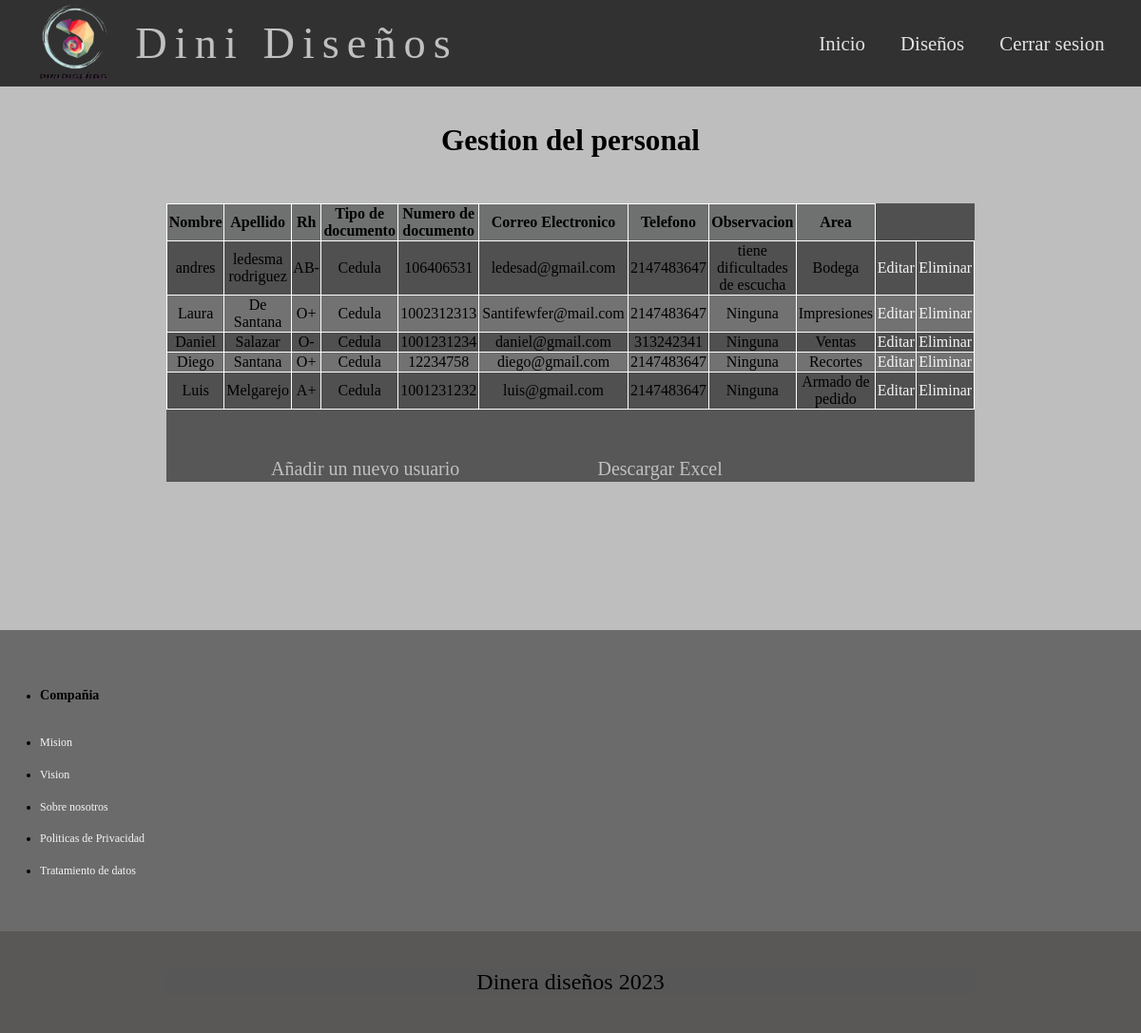
Screenshot of /Dinidiseños/administrador/cruds/crud_gestion_personal/index_gestionP.php with the database file from the repository.
### tables this page shows
CREATE TABLE `users` (
  `id` int(11) NOT NULL,
  `nombre` varchar(100) NOT NULL,
  `apellido` varchar(50) NOT NULL,
  `rh` varchar(500) NOT NULL,
  `tipodocumento` varchar(30) NOT NULL,
  `numerodocumento` int(13) NOT NULL,
  `correo` varchar(50) NOT NULL,
  `telefono` int(13) NOT NULL,
  `observacion` varchar(500) NOT NULL,
  `area` varchar(500) NOT NULL
);

### Dinidiseños/administrador/cruds/crud_gestion_personal/index_gestionP.php (the view, shortened to what this page needs)
<?php
require_once("../../dbConnection.php");
$result = mysqli_query($mysqli, "SELECT * FROM users ORDER BY id DESC");
?>
<html>
<head>
	<link rel="stylesheet" type="text/css" href="../../../css/gestion_personal.css">
</head>
<body>
<header class="header">
<div class="nav-container" class=container>
    <img src="../../../imagenes/Logo-651.png" class="logo">
<a href="#" class="titulo">Dini Diseños</a>
    <nav class="navigation">
        <ul>
            <li><a href="../../../inicio.html">Inicio</a> </li>
            <li><a href="#">Diseños</a> </li>
            <li><a href="../php/cerrar_sesion.php">Cerrar sesion</a></li>
        </ul>
    </nav>
</div>
</header>
<br>
<br>
<br>
<br>
<main>
	<h2>Gestion del personal</h2>
	<br>
	<div class="container">
	<table class="tabla">
		<tr>
			<thead>
			<td><strong>Nombre</strong></td>
			<td><strong>Apellido</strong></td>
      <td><strong>Rh</strong></td>
			<td><strong>Tipo de documento</strong></td>
			<td><strong>Numero de documento</strong></td>
			<td><strong>Correo Electronico</strong></td>
			<td><strong>Telefono</strong></td>
      <td><strong>Observacion</strong></td>
      <td><strong>Area</strong></td>
</thead>
		</tr>
</div>
		<?php
		while ($res = mysqli_fetch_assoc($result)) {
			echo "<tr>";
			echo "<td>".$res['nombre']."</td>";
			echo "<td>".$res['apellido']."</td>";
      echo "<td>".$res['rh']."</td>";
			echo "<td>".$res['tipodocumento']."</td>";
			echo "<td>".$res['numerodocumento']."</td>";
			echo "<td>".$res['correo']."</td>";
			echo "<td>".$res['telefono']."</td>";
      echo "<td>".$res['observacion']."</td>";
      echo "<td>".$res['area']."</td>";
			echo "<td><a href=\"editView.php?id=$res[id]\">Editar</a></td>";
			echo "<td><a href=\"delete.php?id=$res[id]\" onClick=\"return confirm('¿Estas seguro que deseas elminar el usuario?')\">Eliminar</a></td>";
		}
		?>
  <br>
  <div class="excel">
  <ul>
  <li><a href="addView.php">Añadir un nuevo usuario</a></li>
  <li><a href="generarExcel.php" class="btn-small blue">Descargar Excel</a></li>
	</div>
	</main>
<br>
<br>
<br>
<br>
<br>
<section class="links">
        <div class="links-inner">
          <ul>
            <li><h3>Compañia</h3></li>
            <li><a href="#">Mision</a></li>
            <li><a href="#">Vision</a></li>
            <li><a href="#">Sobre nosotros</a></li>
            <li><a href="#">Politicas de Privacidad</a></li>
            <li><a href="#">Tratamiento de datos</a></li>
          </ul>
        </div>
      </section>
      <footer class="footer">
          <div class="container">
              <p>Dinera diseños 2023</p>
          </div>
      </footer>
</body>
</html>

### Dinidiseños/css/gestion_personal.css (style rules this page uses)
body { font-family: georgia, times, serif; margin: 0%; font-size: 1.3rem; line-height: 1.3em; background-color: #bebebe; }
.navigation ul { margin: 0%; padding: 0%; }
.navigation ul li { display: inline-block; }
.navigation ul li a { display: block; padding: 0.5rem 1rem; transition: all 0.4s linear; color: rgb(228, 227, 227); }
.header { color: white; background:#313131 ; z-index: 3; left: 0; top: 0%; position: fixed; right: 0; }
.header a { color: #c0c0c0; text-decoration: none; }
.nav-container { padding: 0 1.4rem; display: flex; justify-content: space-between; align-items: center; flex-wrap: wrap; }
.container { width: 85%; max-width: 850px; margin: 0 auto; }
.titulo { letter-spacing: 8px; font-size: 2.9rem; width: 60%; }
.logo { width: 110px; }
h2 { text-align: center; }
table { text-align: center; width: 100%; border-collapse: collapse; }
td { border: solid 1px rgb(255, 255, 255); }
thead { background-color: rgb(111, 112, 112); }
.container { background-color: #575757; }
.excel li { display: inline-block; padding: 0% 70px; }
.excel a { font-size: 20; color: #c0c0c0; text-decoration: none; }
.tabla { background-color: #505050; margin: 0px; padding: 1%; }
tr:nth-child(even) { background-color: #727272; }
td { width: 15px; }
a { color: #f5f5f5; text-decoration: none; }
.links a { color: #f5f5f5; text-decoration: none; }
.links { background: #00000070; color: #000000; font-size: 12px; padding: 35px 0; }
.links-inner { max-width: 1100px; margin: 2px; grid-template-columns: repeat(6, 1fr); }
.links li { line-height: 2.8; }
.footer { background: #5a5757; padding: 1rem; text-align: center; color: rgb(0, 0, 0); font-size: 1.5rem; }

### rows the page displays
users: nombre "andres", apellido "ledesma rodriguez", rh "AB-", tipodocumento "Cedula", numerodocumento "106406531", correo "ledesad@gmail.com", telefono "2147483647", observacion "tiene dificultades de escucha", area "Bodega"
users: nombre "Laura", apellido "De Santana", rh "O+", tipodocumento "Cedula", numerodocumento "1002312313", correo "Santifewfer@mail.com", telefono "2147483647", observacion "Ninguna", area "Impresiones"
users: nombre "Daniel", apellido "Salazar", rh "O-", tipodocumento "Cedula", numerodocumento "1001231234", correo "daniel@gmail.com", telefono "313242341", observacion "Ninguna", area "Ventas"
users: nombre "Diego", apellido "Santana", rh "O+", tipodocumento "Cedula", numerodocumento "12234758", correo "diego@gmail.com", telefono "2147483647", observacion "Ninguna", area "Recortes"
users: nombre "Luis", apellido "Melgarejo", rh "A+", tipodocumento "Cedula", numerodocumento "1001231232", correo "luis@gmail.com", telefono "2147483647", observacion "Ninguna", area "Armado de pedido"
